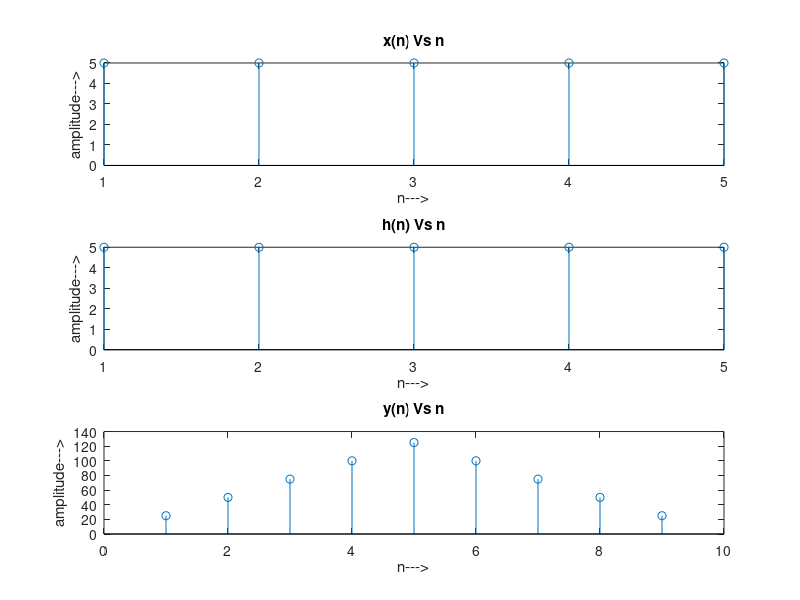

Write the MATLAB code that produced this figure.
%author: Muhtasim Redwan
%id: 22024002
%date:16-09-2024

disp("Enter the lenght of first sequence m=");
m = input('');
disp("Enter the first sequence:");
x=zeros(1,m);
for i=1:m
    x(i) = input('');
end

disp("Enter the lenght of second sequence n=");
n = input('');
h = zeros(1,n);
disp("Etner the second sequence:");
for j=1:n
    h(j) = input('');
end

y = conv(x,h);

figure;
subplot(3,1,1);
stem(x);
ylabel("amplitude--->");
xlabel("n--->");
title("x(n) Vs n");

subplot(3,1,2);
stem(h);
ylabel("amplitude--->");
xlabel("n--->");
title("h(n) Vs n");

subplot(3,1,3);
stem(y);
ylabel("amplitude--->");
xlabel("n--->");
title("y(n) Vs n");